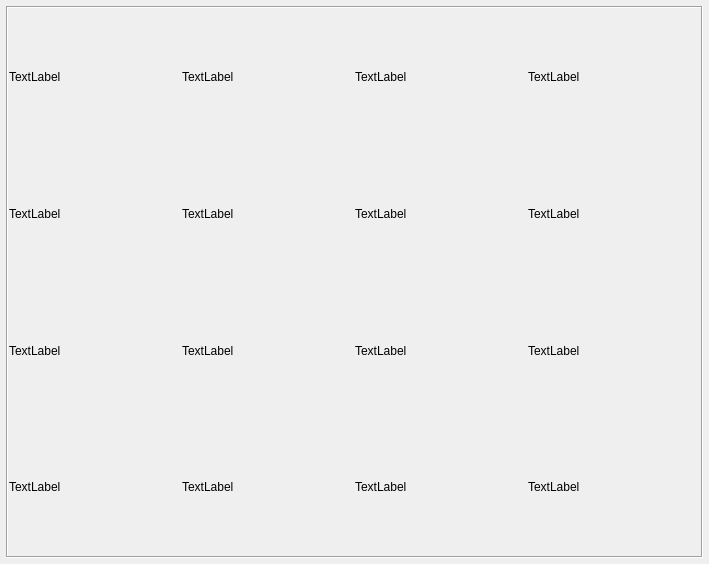
<?xml version="1.0" encoding="UTF-8"?>
<ui version="4.0">
 <class>frmVideo</class>
 <widget class="QWidget" name="frmVideo">
  <property name="geometry">
   <rect>
    <x>0</x>
    <y>0</y>
    <width>709</width>
    <height>564</height>
   </rect>
  </property>
  <property name="windowTitle">
   <string>Form</string>
  </property>
  <layout class="QVBoxLayout" name="verticalLayout">
   <property name="spacing">
    <number>6</number>
   </property>
   <property name="leftMargin">
    <number>6</number>
   </property>
   <property name="topMargin">
    <number>6</number>
   </property>
   <property name="rightMargin">
    <number>6</number>
   </property>
   <property name="bottomMargin">
    <number>6</number>
   </property>
   <item>
    <widget class="QFrame" name="gboxVideo">
     <property name="frameShape">
      <enum>QFrame::Box</enum>
     </property>
     <property name="frameShadow">
      <enum>QFrame::Sunken</enum>
     </property>
     <layout class="QGridLayout" name="gridLayout">
      <property name="leftMargin">
       <number>1</number>
      </property>
      <property name="topMargin">
       <number>1</number>
      </property>
      <property name="rightMargin">
       <number>1</number>
      </property>
      <property name="bottomMargin">
       <number>1</number>
      </property>
      <property name="spacing">
       <number>1</number>
      </property>
      <item row="0" column="0">
       <widget class="QLabel" name="label">
        <property name="sizePolicy">
         <sizepolicy hsizetype="Expanding" vsizetype="Expanding">
          <horstretch>0</horstretch>
          <verstretch>0</verstretch>
         </sizepolicy>
        </property>
        <property name="text">
         <string>TextLabel</string>
        </property>
       </widget>
      </item>
      <item row="0" column="1">
       <widget class="QLabel" name="label_2">
        <property name="sizePolicy">
         <sizepolicy hsizetype="Expanding" vsizetype="Expanding">
          <horstretch>0</horstretch>
          <verstretch>0</verstretch>
         </sizepolicy>
        </property>
        <property name="text">
         <string>TextLabel</string>
        </property>
       </widget>
      </item>
      <item row="0" column="2">
       <widget class="QLabel" name="label_3">
        <property name="sizePolicy">
         <sizepolicy hsizetype="Expanding" vsizetype="Expanding">
          <horstretch>0</horstretch>
          <verstretch>0</verstretch>
         </sizepolicy>
        </property>
        <property name="text">
         <string>TextLabel</string>
        </property>
       </widget>
      </item>
      <item row="0" column="3">
       <widget class="QLabel" name="label_4">
        <property name="sizePolicy">
         <sizepolicy hsizetype="Expanding" vsizetype="Expanding">
          <horstretch>0</horstretch>
          <verstretch>0</verstretch>
         </sizepolicy>
        </property>
        <property name="text">
         <string>TextLabel</string>
        </property>
       </widget>
      </item>
      <item row="1" column="0">
       <widget class="QLabel" name="label_7">
        <property name="sizePolicy">
         <sizepolicy hsizetype="Expanding" vsizetype="Expanding">
          <horstretch>0</horstretch>
          <verstretch>0</verstretch>
         </sizepolicy>
        </property>
        <property name="text">
         <string>TextLabel</string>
        </property>
       </widget>
      </item>
      <item row="1" column="1">
       <widget class="QLabel" name="label_5">
        <property name="sizePolicy">
         <sizepolicy hsizetype="Expanding" vsizetype="Expanding">
          <horstretch>0</horstretch>
          <verstretch>0</verstretch>
         </sizepolicy>
        </property>
        <property name="text">
         <string>TextLabel</string>
        </property>
       </widget>
      </item>
      <item row="1" column="2">
       <widget class="QLabel" name="label_6">
        <property name="sizePolicy">
         <sizepolicy hsizetype="Expanding" vsizetype="Expanding">
          <horstretch>0</horstretch>
          <verstretch>0</verstretch>
         </sizepolicy>
        </property>
        <property name="text">
         <string>TextLabel</string>
        </property>
       </widget>
      </item>
      <item row="1" column="3">
       <widget class="QLabel" name="label_8">
        <property name="sizePolicy">
         <sizepolicy hsizetype="Expanding" vsizetype="Expanding">
          <horstretch>0</horstretch>
          <verstretch>0</verstretch>
         </sizepolicy>
        </property>
        <property name="text">
         <string>TextLabel</string>
        </property>
       </widget>
      </item>
      <item row="2" column="0">
       <widget class="QLabel" name="label_11">
        <property name="sizePolicy">
         <sizepolicy hsizetype="Expanding" vsizetype="Expanding">
          <horstretch>0</horstretch>
          <verstretch>0</verstretch>
         </sizepolicy>
        </property>
        <property name="text">
         <string>TextLabel</string>
        </property>
       </widget>
      </item>
      <item row="2" column="1">
       <widget class="QLabel" name="label_9">
        <property name="sizePolicy">
         <sizepolicy hsizetype="Expanding" vsizetype="Expanding">
          <horstretch>0</horstretch>
          <verstretch>0</verstretch>
         </sizepolicy>
        </property>
        <property name="text">
         <string>TextLabel</string>
        </property>
       </widget>
      </item>
      <item row="2" column="2">
       <widget class="QLabel" name="label_10">
        <property name="sizePolicy">
         <sizepolicy hsizetype="Expanding" vsizetype="Expanding">
          <horstretch>0</horstretch>
          <verstretch>0</verstretch>
         </sizepolicy>
        </property>
        <property name="text">
         <string>TextLabel</string>
        </property>
       </widget>
      </item>
      <item row="2" column="3">
       <widget class="QLabel" name="label_12">
        <property name="sizePolicy">
         <sizepolicy hsizetype="Expanding" vsizetype="Expanding">
          <horstretch>0</horstretch>
          <verstretch>0</verstretch>
         </sizepolicy>
        </property>
        <property name="text">
         <string>TextLabel</string>
        </property>
       </widget>
      </item>
      <item row="3" column="0">
       <widget class="QLabel" name="label_15">
        <property name="sizePolicy">
         <sizepolicy hsizetype="Expanding" vsizetype="Expanding">
          <horstretch>0</horstretch>
          <verstretch>0</verstretch>
         </sizepolicy>
        </property>
        <property name="text">
         <string>TextLabel</string>
        </property>
       </widget>
      </item>
      <item row="3" column="1">
       <widget class="QLabel" name="label_13">
        <property name="sizePolicy">
         <sizepolicy hsizetype="Expanding" vsizetype="Expanding">
          <horstretch>0</horstretch>
          <verstretch>0</verstretch>
         </sizepolicy>
        </property>
        <property name="text">
         <string>TextLabel</string>
        </property>
       </widget>
      </item>
      <item row="3" column="2">
       <widget class="QLabel" name="label_14">
        <property name="sizePolicy">
         <sizepolicy hsizetype="Expanding" vsizetype="Expanding">
          <horstretch>0</horstretch>
          <verstretch>0</verstretch>
         </sizepolicy>
        </property>
        <property name="text">
         <string>TextLabel</string>
        </property>
       </widget>
      </item>
      <item row="3" column="3">
       <widget class="QLabel" name="label_16">
        <property name="sizePolicy">
         <sizepolicy hsizetype="Expanding" vsizetype="Expanding">
          <horstretch>0</horstretch>
          <verstretch>0</verstretch>
         </sizepolicy>
        </property>
        <property name="text">
         <string>TextLabel</string>
        </property>
       </widget>
      </item>
     </layout>
    </widget>
   </item>
  </layout>
 </widget>
 <resources/>
 <connections/>
</ui>
